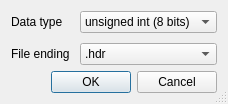
<?xml version="1.0" encoding="UTF-8"?>
<ui version="4.0">
 <class>Save_Menu</class>
 <widget class="QDialog" name="Save_Menu">
  <property name="geometry">
   <rect>
    <x>0</x>
    <y>0</y>
    <width>176</width>
    <height>90</height>
   </rect>
  </property>
  <property name="windowTitle">
   <string>Save</string>
  </property>
  <property name="sizeGripEnabled">
   <bool>true</bool>
  </property>
  <property name="modal">
   <bool>true</bool>
  </property>
  <layout class="QVBoxLayout" name="verticalLayout">
   <item>
    <layout class="QGridLayout" name="gridLayout">
     <property name="spacing">
      <number>10</number>
     </property>
     <item row="0" column="0">
      <widget class="QLabel" name="label">
       <property name="sizePolicy">
        <sizepolicy hsizetype="MinimumExpanding" vsizetype="Preferred">
         <horstretch>0</horstretch>
         <verstretch>0</verstretch>
        </sizepolicy>
       </property>
       <property name="toolTip">
        <string>&lt;html&gt;&lt;head/&gt;&lt;body&gt;&lt;p&gt;The datatype that is used to store the final segmentation.&lt;/p&gt;&lt;p&gt;Should be left as is for most applications.&lt;/p&gt;&lt;/body&gt;&lt;/html&gt;</string>
       </property>
       <property name="text">
        <string>Data type</string>
       </property>
       <property name="buddy">
        <cstring>data_type</cstring>
       </property>
      </widget>
     </item>
     <item row="0" column="1">
      <widget class="QComboBox" name="data_type">
       <property name="sizePolicy">
        <sizepolicy hsizetype="MinimumExpanding" vsizetype="Fixed">
         <horstretch>0</horstretch>
         <verstretch>0</verstretch>
        </sizepolicy>
       </property>
       <property name="currentIndex">
        <number>7</number>
       </property>
       <item>
        <property name="text">
         <string>double</string>
        </property>
       </item>
       <item>
        <property name="text">
         <string>float</string>
        </property>
       </item>
       <item>
        <property name="text">
         <string>int</string>
        </property>
       </item>
       <item>
        <property name="text">
         <string>int (8 bits)</string>
        </property>
       </item>
       <item>
        <property name="text">
         <string>long</string>
        </property>
       </item>
       <item>
        <property name="text">
         <string>short</string>
        </property>
       </item>
       <item>
        <property name="text">
         <string>unsigned int</string>
        </property>
       </item>
       <item>
        <property name="text">
         <string>unsigned int (8 bits)</string>
        </property>
       </item>
       <item>
        <property name="text">
         <string>unsigned short</string>
        </property>
       </item>
      </widget>
     </item>
     <item row="1" column="0">
      <widget class="QLabel" name="label_2">
       <property name="sizePolicy">
        <sizepolicy hsizetype="MinimumExpanding" vsizetype="Preferred">
         <horstretch>0</horstretch>
         <verstretch>0</verstretch>
        </sizepolicy>
       </property>
       <property name="toolTip">
        <string>&lt;html&gt;&lt;head/&gt;&lt;body&gt;&lt;p&gt;The file ending/type of the output file: &lt;/p&gt;&lt;ul style=&quot;margin-top: 0px; margin-bottom: 0px; margin-left: 0px; margin-right: 0px; -qt-list-indent: 1;&quot;&gt;&lt;li style=&quot; margin-top:12px; margin-bottom:0px; margin-left:0px; margin-right:0px; -qt-block-indent:0; text-indent:0px;&quot;&gt;.hdr: will create two files. One contaning infomation about the scan and one with the raw data. &lt;/li&gt;&lt;li style=&quot; margin-top:0px; margin-bottom:12px; margin-left:0px; margin-right:0px; -qt-block-indent:0; text-indent:0px;&quot;&gt;.nii: information and data are combined into one file.&lt;/li&gt;&lt;/ul&gt;&lt;/body&gt;&lt;/html&gt;</string>
       </property>
       <property name="text">
        <string>File ending</string>
       </property>
       <property name="buddy">
        <cstring>file_ending</cstring>
       </property>
      </widget>
     </item>
     <item row="1" column="1">
      <widget class="QComboBox" name="file_ending">
       <property name="sizePolicy">
        <sizepolicy hsizetype="MinimumExpanding" vsizetype="Fixed">
         <horstretch>0</horstretch>
         <verstretch>0</verstretch>
        </sizepolicy>
       </property>
       <property name="currentIndex">
        <number>0</number>
       </property>
       <item>
        <property name="text">
         <string>.hdr</string>
        </property>
       </item>
       <item>
        <property name="text">
         <string>.nii</string>
        </property>
       </item>
      </widget>
     </item>
    </layout>
   </item>
   <item>
    <widget class="QDialogButtonBox" name="buttonBox">
     <property name="orientation">
      <enum>Qt::Horizontal</enum>
     </property>
     <property name="standardButtons">
      <set>QDialogButtonBox::Cancel|QDialogButtonBox::Ok</set>
     </property>
    </widget>
   </item>
  </layout>
 </widget>
 <resources/>
 <connections>
  <connection>
   <sender>buttonBox</sender>
   <signal>accepted()</signal>
   <receiver>Save_Menu</receiver>
   <slot>save()</slot>
   <hints>
    <hint type="sourcelabel">
     <x>169</x>
     <y>80</y>
    </hint>
    <hint type="destinationlabel">
     <x>157</x>
     <y>89</y>
    </hint>
   </hints>
  </connection>
  <connection>
   <sender>buttonBox</sender>
   <signal>rejected()</signal>
   <receiver>Save_Menu</receiver>
   <slot>reject()</slot>
   <hints>
    <hint type="sourcelabel">
     <x>169</x>
     <y>83</y>
    </hint>
    <hint type="destinationlabel">
     <x>175</x>
     <y>89</y>
    </hint>
   </hints>
  </connection>
 </connections>
 <slots>
  <slot>save()</slot>
 </slots>
</ui>
